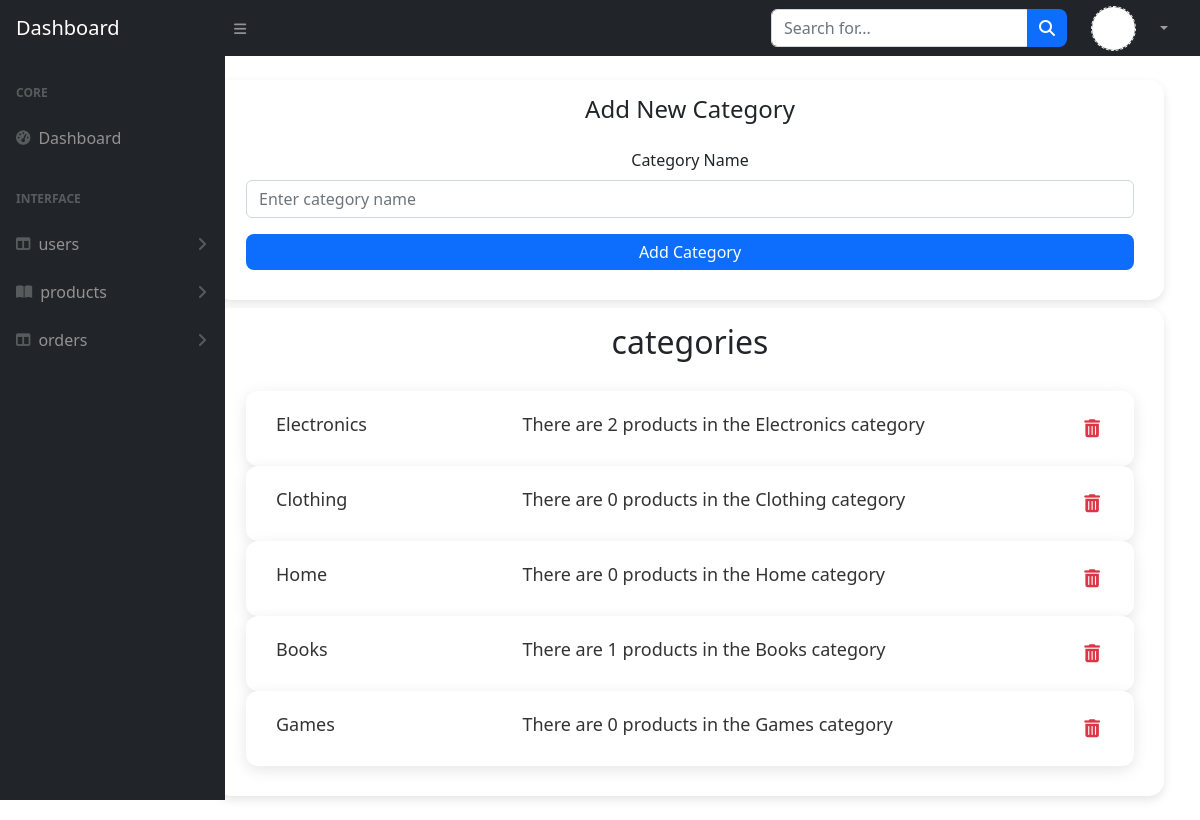
Page /category (signed in) on the committed database.
### tables this page shows
CREATE TABLE IF NOT EXISTS `users` (
  `user_id` int UNSIGNED NOT NULL AUTO_INCREMENT,
  `name` varchar(50) DEFAULT NULL,
  `last_name` varchar(50) DEFAULT NULL,
  `email` varchar(100) DEFAULT NULL,
  `password` text,
  `file` varchar(200) NOT NULL DEFAULT 'first.svg',
  `create_date` datetime NOT NULL DEFAULT CURRENT_TIMESTAMP,
  `sort` varchar(50) NOT NULL DEFAULT '`create_date` DESC',
  PRIMARY KEY (`user_id`)
);

CREATE TABLE IF NOT EXISTS `category` (
  `category_id` int UNSIGNED NOT NULL AUTO_INCREMENT,
  `category_name` varchar(200) DEFAULT NULL,
  PRIMARY KEY (`category_id`)
);

### inc/config.php (called while the page is built, shortened)
<?php
$config = [
    'db' => [
        'name' => 'dashboard',
        'user' => 'root',
        'password' => '',
        'host' => 'localhost'
    ],
    'base_url' => 'http://localhost/dashboard'
];

### inc/functions.php (called while the page is built, shortened)
<?php
function base_url(){
    global $config;
    return $config['base_url'];
}

### inc/db.php (called while the page is built, shortened)
<?php
function db_conn()
{
    global $config;
    $conn = mysqli_connect($config['db']['host'], $config['db']['user'], $config['db']['password'], $config['db']['name']);
    if ($conn) {
        return $conn;
    } else {
        return false;
    }
}
function db_select($sql)
{
    $connection = db_conn();
    $result = mysqli_query($connection, $sql);
    $output = mysqli_fetch_all($result);
    return $output;
}
function db_select_one($sql)
{
    $conn = db_conn();
    $result = mysqli_query($conn, $sql);
    $output = mysqli_fetch_row($result);
    return $output;
}

### templates/category.php (the view, shortened to what this page needs)
<?php
require_once 'header.php';
$conn = db_conn();
$userNumber = $_SESSION['user'];
$sql2 = "SELECT * FROM `users` WHERE `user_id` = '$userNumber'";
$output2 = db_select_one($sql2);
$category = "SELECT * FROM `category`";
$cate = db_select($category);
?>
<body class="sb-nav-fixed">
    <nav class="sb-topnav navbar navbar-expand navbar-dark bg-dark">
        <a class="navbar-brand ps-3" href="<?php base_url() ?>panel">Dashboard</a>
        <button class="btn btn-link btn-sm order-1 order-lg-0 me-4 me-lg-0" id="sidebarToggle" href="#!"><i class="fas fa-bars"></i></button>
        <form class="d-none d-md-inline-block form-inline ms-auto me-0 me-md-3 my-2 my-md-0">
            <div class="input-group">
                <input class="form-control" type="text" placeholder="Search for..." aria-label="Search for..." aria-describedby="btnNavbarSearch" />
                <button class="btn btn-primary" id="btnNavbarSearch" type="button"><i class="fas fa-search"></i></button>
            </div>
        </form>
        <ul class="navbar-nav ms-auto ms-md-0 me-3 me-lg-4">
            <li class="nav-item dropdown">
                <a class="nav-link dropdown-toggle d-flex align-items-center justify-content-center" id="navbarDropdown" href="#" role="button" data-bs-toggle="dropdown" aria-expanded="false">
                    <div id="photo"><img src="<?php echo base_url() . '/uploads/' . $output2['5']; ?>"></div>
                </a>
            </li>
        </ul>
    </nav>
    <div id="layoutSidenav">
        <div id="layoutSidenav_nav">
            <nav class="sb-sidenav accordion sb-sidenav-dark" id="sidenavAccordion">
                <div class="sb-sidenav-menu">
                    <div class="nav">
                        <div class="sb-sidenav-menu-heading">Core</div>
                        <a class="nav-link" href="index.html">
                            <div class="sb-nav-link-icon"><i class="fas fa-tachometer-alt"></i></div>
                            Dashboard
                        </a>
                        <div class="sb-sidenav-menu-heading">Interface</div>
                        <a class="nav-link collapsed" href="#" data-bs-toggle="collapse" data-bs-target="#collapseUsers" aria-expanded="false" aria-controls="collapseUsers">
                            <div class="sb-nav-link-icon"><i class="fas fa-columns"></i></div>
                            users
                            <div class="sb-sidenav-collapse-arrow"><i class="fas fa-angle-down"></i></div>
                        </a>
                        <a class="nav-link collapsed" href="#" data-bs-toggle="collapse" data-bs-target="#collapseProducts" aria-expanded="false" aria-controls="collapseProducts">
                            <div class="sb-nav-link-icon"><i class="fas fa-book-open"></i></div>
                            products
                            <div class="sb-sidenav-collapse-arrow"><i class="fas fa-angle-down"></i></div>
                        </a>
                        <a class="nav-link collapsed" href="#" data-bs-toggle="collapse" data-bs-target="#collapseOrders" aria-expanded="false" aria-controls="collapseOrders">
                            <div class="sb-nav-link-icon"><i class="fas fa-columns"></i></div>
                            orders
                            <div class="sb-sidenav-collapse-arrow"><i class="fas fa-angle-down"></i></div>
                        </a>
                    </div>
                </div>
            </nav>
        </div>
        <div id="layoutSidenav_content" class="p-4 position-absolute w-100 justify-content-start" style="right: 0; text-align: -webkit-center; width: 85% !important">
            <div id="cate">
                <div class="container-fluid">
                    <div class="category-form">
                        <h4 class="mb-4 text-center">Add New Category</h4>
                        <form method="POST" id="categoreis">
                            <div class="mb-3">
                                <label for="categoryName" class="form-label">Category Name</label>
                                <input type="text" class="form-control" id="categoryName" name="category_name" placeholder="Enter category name" required>
                            </div>
                            <button type="submit" class="btn btn-primary w-100">Add Category</button>
                        </form>
                    </div>
                    <div class="category-form mt-2" id="myDiv" tabindex="0">
                        <h2 style="text-align:center; margin-bottom:30px;">categories </h2>
                        <div class="category-container" id="category_list">
                            <?php foreach ($cate as $cat): ?>
                                <div class="category-card">
                                    <p class="m-0"><?= htmlspecialchars($cat[1]) ?></p>
                                    <?php
                                    $sql = "SELECT * FROM `products` where `products`.`category` = '$cat[1]'";
                                    $rows = mysqli_query($conn,$sql);
                                    $row = mysqli_num_rows($rows);
                                    echo '<p class="m-0">'."There are ".$row . " products in the ".$cat[1] ." category".'</p>';
                                    ?>
                                    <a class="p-1" type="button" href="<?php base_url() ?>handle.php?type=category-delete&icd=<?php echo $cat[0]; ?>"><i class="fas fa-trash-alt text-danger"></i></a>
                                </div>
                            <?php endforeach; ?>
                        </div>
                    </div>
                </div>
            </div>
        </div>
        <?php
        require_once 'footer.php';
        ?>

### rows in the picture
users: file (picture)
category: category_name "Electronics", row "2"
category: category_name "Clothing", row "0"
category: category_name "Home", row "0"
category: category_name "Books", row "1"
category: category_name "Games", row "0"
